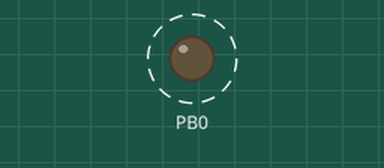
Simulated run of this program. Board: ATmega8, built with avr-gcc and emulated at 8 MHz. On the bench: output pins drawn as LEDs (lit = HIGH). Dashed ring = blinking.

Above: at 0.5 s.
Timing chart, 0 to 4.7 s (numbered marks = the images above):
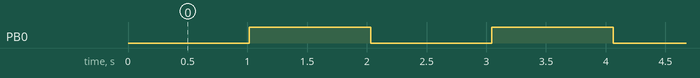

The program:

main.c
```c
/*
 *	Created: Jan 2016
 *  Author: hyunsungkim <hyunsungkim@postech.ac.kr>
 *
 */

/**
 * Example for timer 0 overflow interrupt of ATmega8.
 *
 * This example shows how to count seconds by seconds 0 overflow interrupt on ATmega8. Connect an
 * LED to PB0 with resistor(e.g. 100 Ohm) in series. LED will blink every seconds. Note that it
 * counts one second "approximately". You can count 1 second more precisely by setting pescaler
 * to 1 and _ONE_SEC_CNT as 31250. But without clock generator such as crystal, it still has
 * quite big error.
 */

#define F_CPU 8000000UL
#include <avr/io.h>
#include <avr/interrupt.h>

#define _ONE_SEC_CNT 31


// Adding 'volatile' keyword is recommended for global variables used in ISR
volatile int counter = 0;
volatile int seconds = 0;

/*
 * Interrupt Service Routine(ISR) is executed with period (F_CPU/(256*prescaler)).
 * In this case, ISR is executed 30.517... times per second.
 */
ISR(TIMER0_OVF_vect)
{
	counter++;

	if(counter == _ONE_SEC_CNT) {
		counter = 0;
		seconds++;
	}
}

int main(void)
{
	DDRB = 0x01;		// To blink LED, set PB0 as output
	TIMSK = 0x01;		// Set TOIE0(Timer Overflow Interrupt Enable0) bit
	TCCR0 = 0x05;		// Set prescaler as 1024.

	sei();				// Activate enabled interrupts setting I flag in SREG register

	while (1) {
		if(seconds%2)
			PORTB = 0x01;
		else
			PORTB = 0x00;
	}
}
```

Measured:
- by itself, PB0: alternates HIGH for 1.0 s and LOW for 1.0 s
